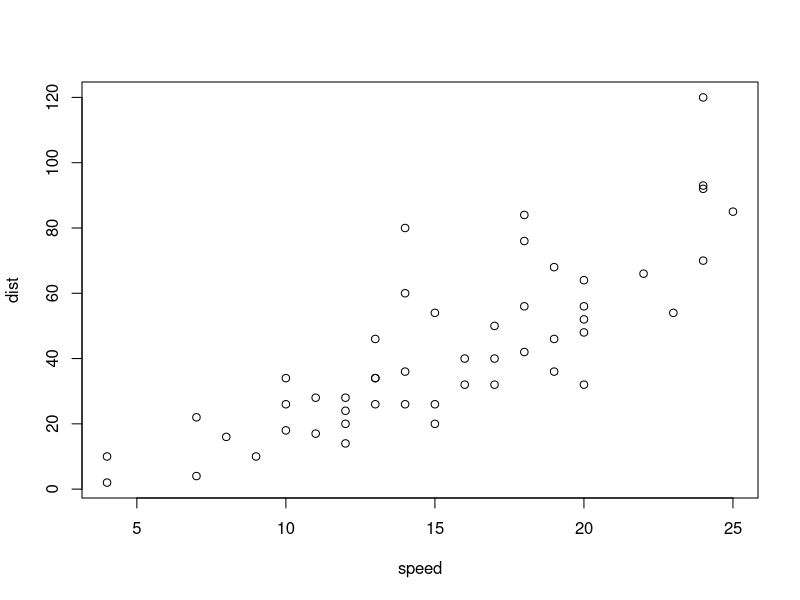
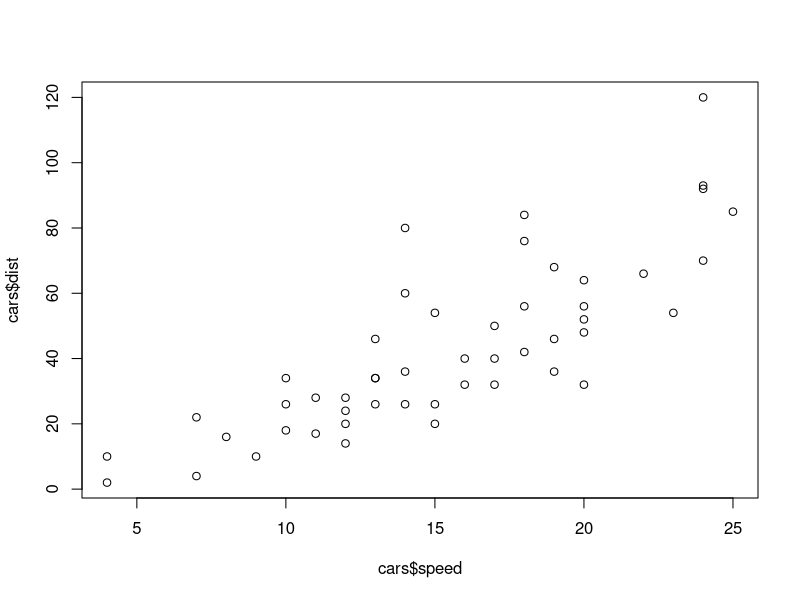
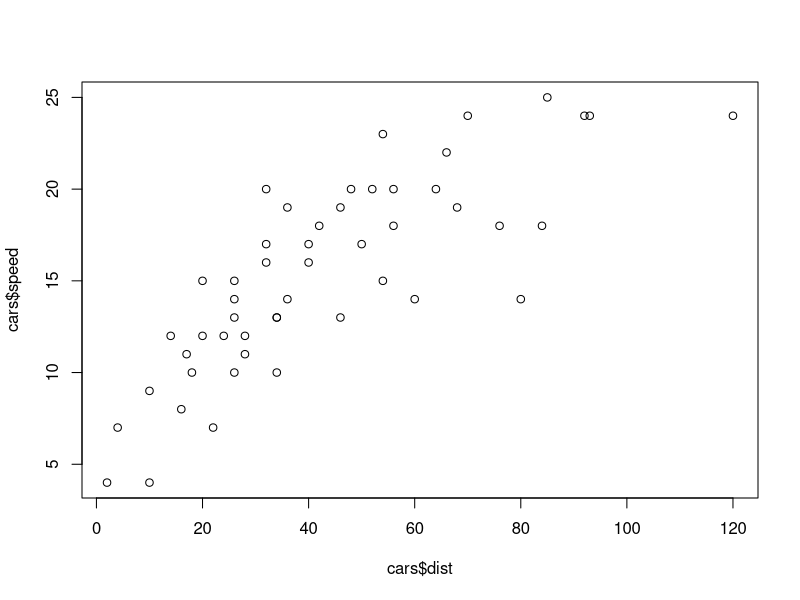
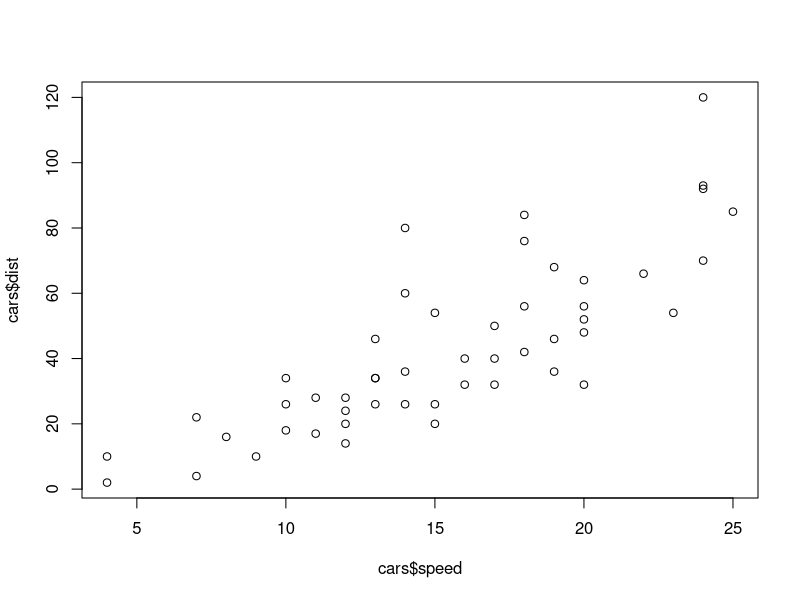
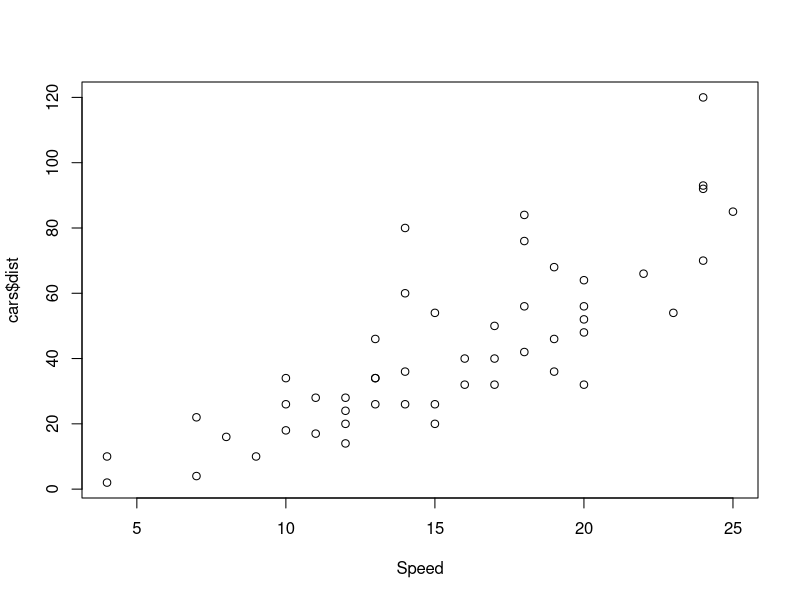
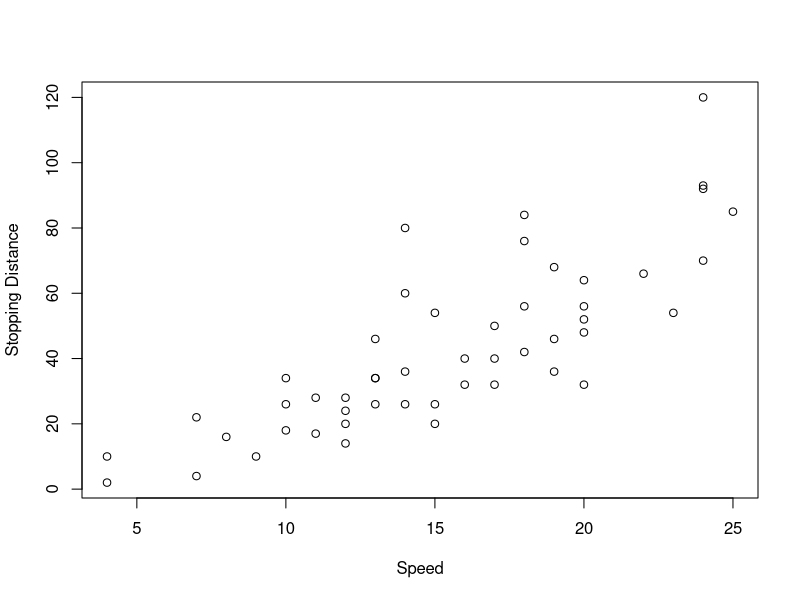
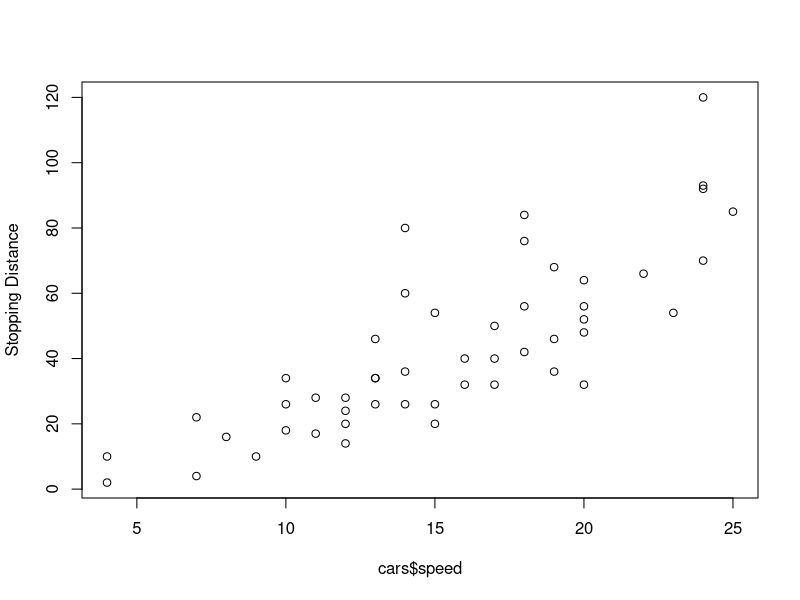
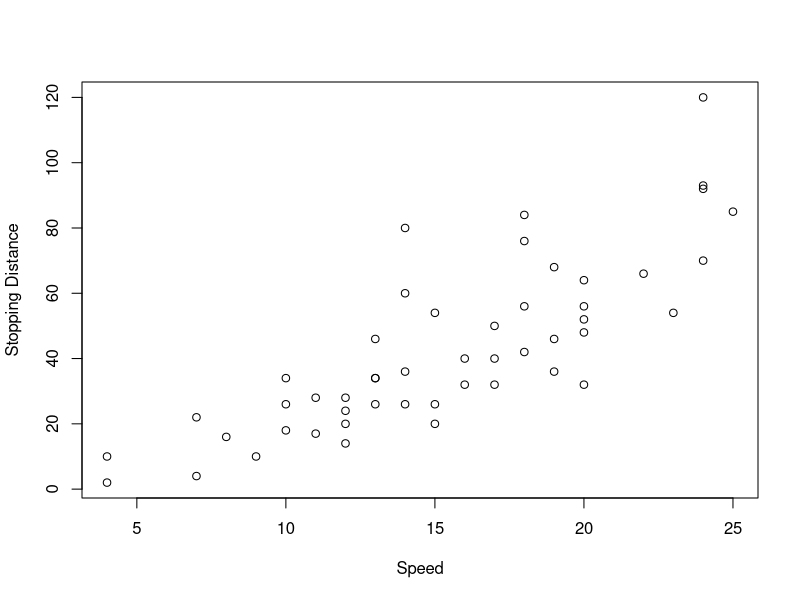

Generate these figures, in order, with R: (Note: this script raises an error after producing the figures.)
data(cars)
?cars
head(cars)
plot(cars)
?plot
plot(x=cars$speed, y=cars$dist)
plot(y=cars$speed, x=cars$dist)
plot(x=cars$speed, y=cars$dist)
plot(x = cars$speed, y = cars$dist, xlab = "Speed")
plot(x = cars$speed, y = cars$dist, xlab = "Speed", ylab = "Stopping Distance")
plot(x = cars$speed, y = cars$dist, ylab = "Stopping Distance")
plot(x = cars$speed, y = cars$dist, xlab = "Speed", ylab = "Stopping Distance")
plot(x = cars$speed, y = cars$dist, xlab = "Speed", ylab = "Stopping Distance", main="My Plot")
plot(cars, main="My Plot")
plot(cars, main="My Plot", )
plot(cars, sub= "Ny Plot Subtitle" )
plot(cars, sub= "My Plot Subtitle" )
plot(cars, col=2)
plot(cars, xlim = x (10,15))
plot(cars, xlim = c(10,15))
plot(cars, pch = 2)
mtcars
data("mtcars")
data(mtcars)
force(mtcars)
help("boxplot")
?boxplot
boxplot(mtcars, formula = mpg ~ cyl)
boxplot(data=mtcars, formula = mpg ~ cyl)
boxplot(formula = mpg ~ cyl, data=mtcars)
hist(mtcars$mpg)
